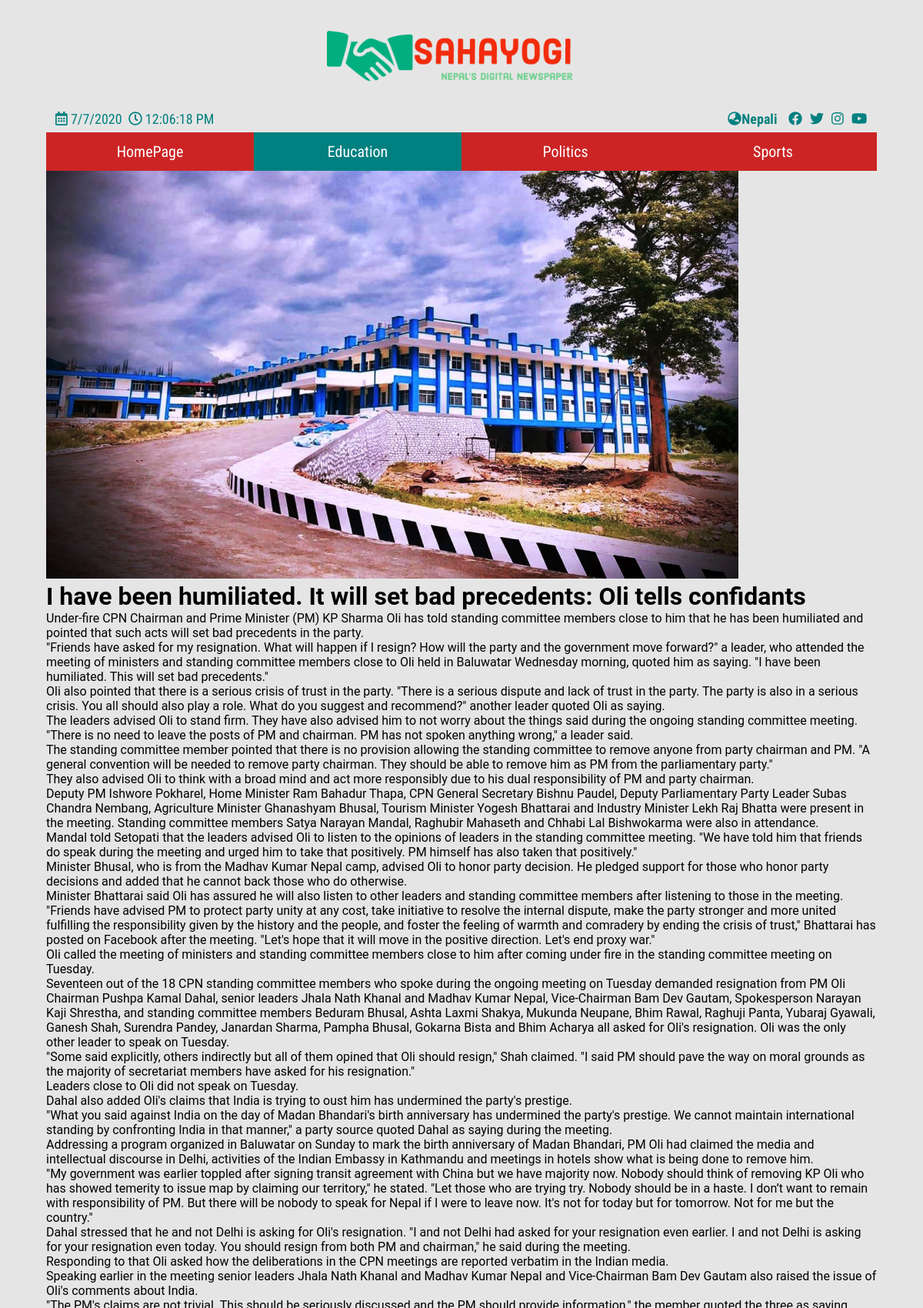
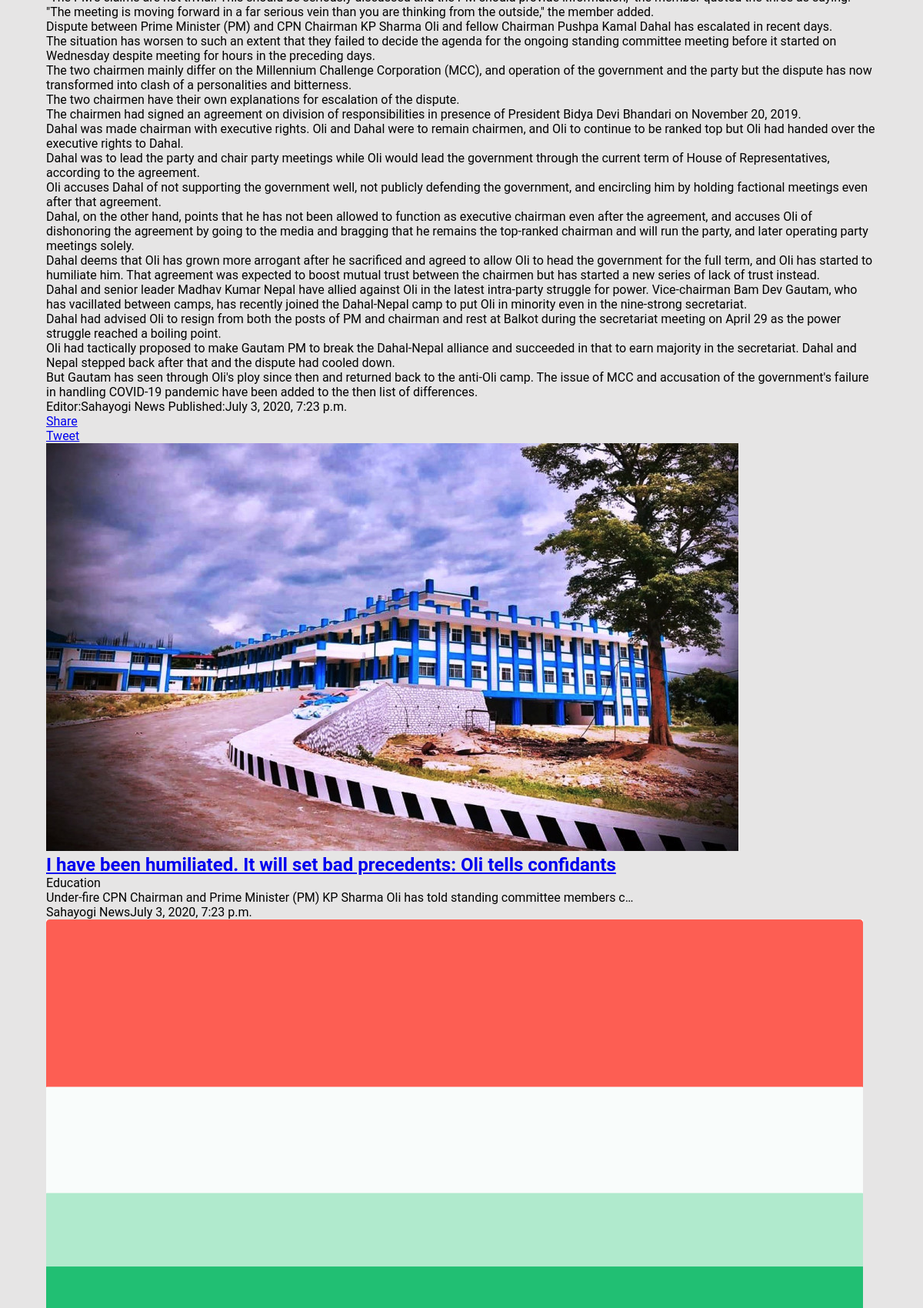
The page /en/news/Education/11 (upper part) on the database its author committed (2 pictures, top to bottom).
### news/models.py (models this page shows, shortened)
class NewsType(models.Model):
    title = models.CharField(
        max_length=100, default='समाचार को प्रकार', verbose_name='समाचार को प्रकार')
    title_eng = models.CharField(
        max_length=100, default="Type Of News ", verbose_name='Type Of News')
    def __str__(self):
        return f'{self.title}'

class News(models.Model):
    news_type = models.ForeignKey(
        NewsType, on_delete=models.CASCADE, related_name='news')
    title = models.CharField(
        max_length=250, verbose_name='शिर्षक', default="शिर्षक भेटिएन")
    title_eng = models.CharField(
        max_length=250, null=True, verbose_name='Title', default="No Title")
    description = models.TextField(
        verbose_name='विवरण', default="विवरण भेटिएन")
    description_eng = models.TextField(
        null=True, verbose_name='Description', default="No description")
    display_picture = models.ImageField(
        default='image_placeholder.png', null=True, blank=True)
    editor = models.CharField(
        max_length=100, default='सहयोगी समाचार', verbose_name='सम्पादक')
    editor_eng = models.CharField(
        max_length=100, default="Sahayogi News", verbose_name='Editor')
    pub_date = models.DateTimeField(default=datetime.datetime.now())

### news/views.py (the view)
def news_detail_page_eng(request, newstype, id):
    newses = NewsType.objects.get(title_eng=newstype)
    news = newses.news.get(id=id)
    links = Links.objects.all()[0]
    newses_suggestions = newses.news.order_by('-pub_date')[:6]
    news_types = NewsType.objects.all()
    news_type = newses
    return render(request, 'visitor/news_detail_eng.html', {"news_type": news_type, 'page_type': news_type, 'news': news, 'news_types': news_types, 'news_suggestions': newses_suggestions, 'links': links})

### templates/visitor/news_detail_eng.html (shortened to what this page needs)
{% extends 'visitor/home_eng.html' %}
{% load static %}
{% block main_css%}
<link rel="stylesheet" href="{% static 'css/news_detail_main.css'%}">
{% endblock%}
{% block language_url %} {% url  'news_detail' news.news_type news.id %} {% endblock %}
{% block main %}
<div class="current-news">
    <figure>
        {% if news.display_picture %}
        <a href="{{news.display_picture.url}}"><img src="{{news.display_picture.url}}" alt=""></a>
        {% else %}
        <a href="{{news.display_picture.url}}"><img src="{% static 'images/image_placeholder.png' %}"></a>
        {% endif %}
    </figure>
    <h1 class="news-title">{{news.title_eng}}</h1>
    <p class="news-body">
        {{news.description_eng|linebreaks}}
    </p>
    <p class="editor-date">
        <span class="editor">Editor:<span class="editor-name">{{news.editor_eng}}</span></span>
        <span class="editor">Published:<span class="date">{{news.pub_date}}</span></span>
    </p>
    <div class="share-btns">
        <div class="fb-share-button" data-href="{% url 'homepage_eng' %}" data-layout="button" data-size="small">
            <a target="_blank"
                href="https://www.facebook.com/sharer/sharer.php?u=https%3A%2F%2Fdevelopers.facebook.com%2Fdocs%2Fplugins%2F&amp;src=sdkpreparse"
                class="fb-xfbml-parse-ignore">Share</a>
        </div>
        <div class="twitter-share-btn">
            <a href="https://twitter.com/share?ref_src=twsrc%5Etfw" class="twitter-share-button"
                data-url="{% url 'homepage'%}" data-show-count="true" data-size="small">Tweet</a>
        </div>
    </div>
</div>
<div class="suggestions">
    {% for news in news_suggestions%}
    <div class="news">
        {% if news.display_picture %}
        <img src="{{news.display_picture.url}}" alt="" class="news-dspy-pic">
        {% else %}
        <img src="{% static 'images/image_placeholder.png'%}" alt="" class="news-dspy-pic">
        {% endif %}
        <h2 class="news-hdng"><a
                href="{% url 'news_detail_eng' news.news_type.title_eng news.id%}">{{news.title_eng}}</a></h2>
        <span class="news-type">{{news.news_type.title_eng}}</span>
        <p class="news-bdy">{{news.description_eng|truncatechars:100}}</p>
        <p class="editor-date"><span class="news-editor">{{news.editor_eng}}</span><span
                class="news-pub-date">{{news.pub_date}}</span></p>
    </div>
    {% endfor %}
</div>
{% endblock main%}

### templates/visitor/home_eng.html (shortened to what this page needs)
<!DOCTYPE html>
<html lang="en">
<head>
    {% load static %}
    <link rel="stylesheet" href="{% static 'css/home_header.css' %}">
    {% block main_css %}{% endblock %}
    <link rel="stylesheet" href="{% static 'js/OwlCarousel2-2.3.4/dist/assets/owl.carousel.min.css'%}">
    <link rel="stylesheet" href="{% static 'js/OwlCarousel2-2.3.4/dist/assets/owl.theme.default.min.css'%}">
</head>
<body>
    <div class="root">
        <div class="hdr">
            <div class="logo">
                <figure>
                    <a href="{% url 'homepage_eng' %}">
                        <img height="auto" width="450px" src="{% static 'images/logo_eng.png'%}" alt="">
                    </a>
                </figure>
            </div>
            <div class="date-time-social-links">
                <div class="date-time">
                    <span class="date-bx"><i class="far fa-calendar-alt"> </i> <span class="date">
                            </span></span>
                    <span class="time-bx"><i class="far fa-clock"></i> <span class="time">
                            </span></span>
                </div>
                <div class="social-link">
                    <strong><a href="{% block language_url%}{% url 'homepage'%}{% endblock %}"
                            class="language-changer"><i class="fas fa-globe-asia"></i>Nepali</a></strong>
                    <a href="{{links.facebook}}" class="link">
                        <i class="fab fa-facebook"></i></a>
                    <a href="{{links.twitter}}" class="link">
                        <i class="fab fa-twitter"></i></a>
                    <a href="{{links.instagram}}" class="link">
                        <i class="fab fa-instagram"></i></a>
                    <a href="{{links.youtube}}" class="link">
                        <i class="fab fa-youtube"></i></a>
                </div>
            </div>
            <div class="nbr-bx" eng>
                <div class="nbar-itms Homepage">
                    <a class="nbar-itms-anchor" href="{% url 'homepage_eng' %}">HomePage</a>
                </div>
                {% for news_type in news_types %}
                <div class="nbar-itms {{news_type.title_eng}}">
                    <a class="nbar-itms-anchor"
                        href="{% url 'news_eng' newstype=news_type.title_eng%}">{{news_type.title_eng}}</a>
                </div>
                {% endfor %}
            </div>
        </div>
        <div class="main">
            {% block main %}{% endblock main%}
        </div>
    </div>
</body>
</html>

### static/css/home_header.css (style rules this page uses)
* { box-sizing: border-box; padding: 0; scrollbar-width: thin; margin: 0; }
:root, html { height: 100%; width: 100%; }
body { width: 100%; overflow-x: hidden; display: flex; justify-content: center; color: black; background: rgb(230, 229, 229); font-family: 'Roboto', sans-serif; }
.root { width: 97%; height: 100%; overflow-x: hidden; }
.hdr { width: 100%; display: flex; flex-direction: column; }
.hdr div { width: 100%; }
.logo { display: flex; justify-content: center; }
.logo img { width: 350px; height: auto; }
.date-time-social-links { display: flex; padding: 7px 10px; flex-direction: row; font-size: 18px; color: teal; font-family: 'Roboto Condensed', sans-serif; }
.date-time { width: auto; margin: auto; }
.date-bx { margin: 0 2px; }
.time-bx { margin: 0 2px; }
.social-link { text-align: right; width: auto; margin: auto; }
.social-link a { text-decoration: none; color: teal; padding: 3px; border-radius: 5px; transition: all 0.2s ease-out; }
.social-link .language-changer { color: teal; border-radius: 5px; padding: 3px 7px; }
.nbr-bx { width: 100%; background: rgb(204, 36, 36); display: flex; flex-flow: column wrap; overflow-x: auto; height: 50px; position: relative; font-family: 'Roboto Condensed', sans-serif; }
.nbr-bx .nbar-itms { width: 20%; height: 100%; text-align: center; overflow-x: auto; overflow-y: hidden; padding: 7px; transition: all 0.2s ease-out; }
.nbr-bx .selected { background: teal; }
.nbr-bx .nbar-itms a { text-decoration: none; height: 100%; width: 100%; color: white; font: bolder; font-size: 20px; display: flex; align-items: center; justify-content: center; }
@media only screen and (min-width: 680px) { .nbr-bx .nbar-itms { width: 35%; } }
@media only screen and (min-width: 768px) { .nbr-bx .nbar-itms { width: 25%; } }
@media only screen and (min-width: 992px) { .root { width: 90%; } }

### rows shown on the page
NewsType: title_eng "Education"
NewsType: title_eng "Politics"
NewsType: title_eng "Sports"
News: display_picture (picture), title_eng "I have been humiliated. It will set bad precedents: Oli tells confidants", description_eng "Under-fire CPN Chairman and Prime Minister (PM) KP Sharma Oli has told standing committee members close to him that he has been humiliated and pointed that such acts will set bad precedents in the party. \"Friends have asked for my resignation. What will happen if I resign? How will the party and the government move forward?\" a leader, who attended the meeting of ministers and standing committee members close to Oli held in Baluwatar Wednesday morning, quoted him as saying. \"I have been humiliated. This will set bad precedents.\" Oli also pointed that there is a serious crisis of trust in the party. \"There is a serious dispute and lack of trust in the party. The party is also in a serious…", editor_eng "Sahayogi News", pub_date "July 3, 2020, 7:23 p.m.", news_type.title_eng "Education", description_eng "Under-fire CPN Chairman and Prime Minister (PM) KP Sharma Oli has told standing committee members c…"
News: display_picture (picture)
